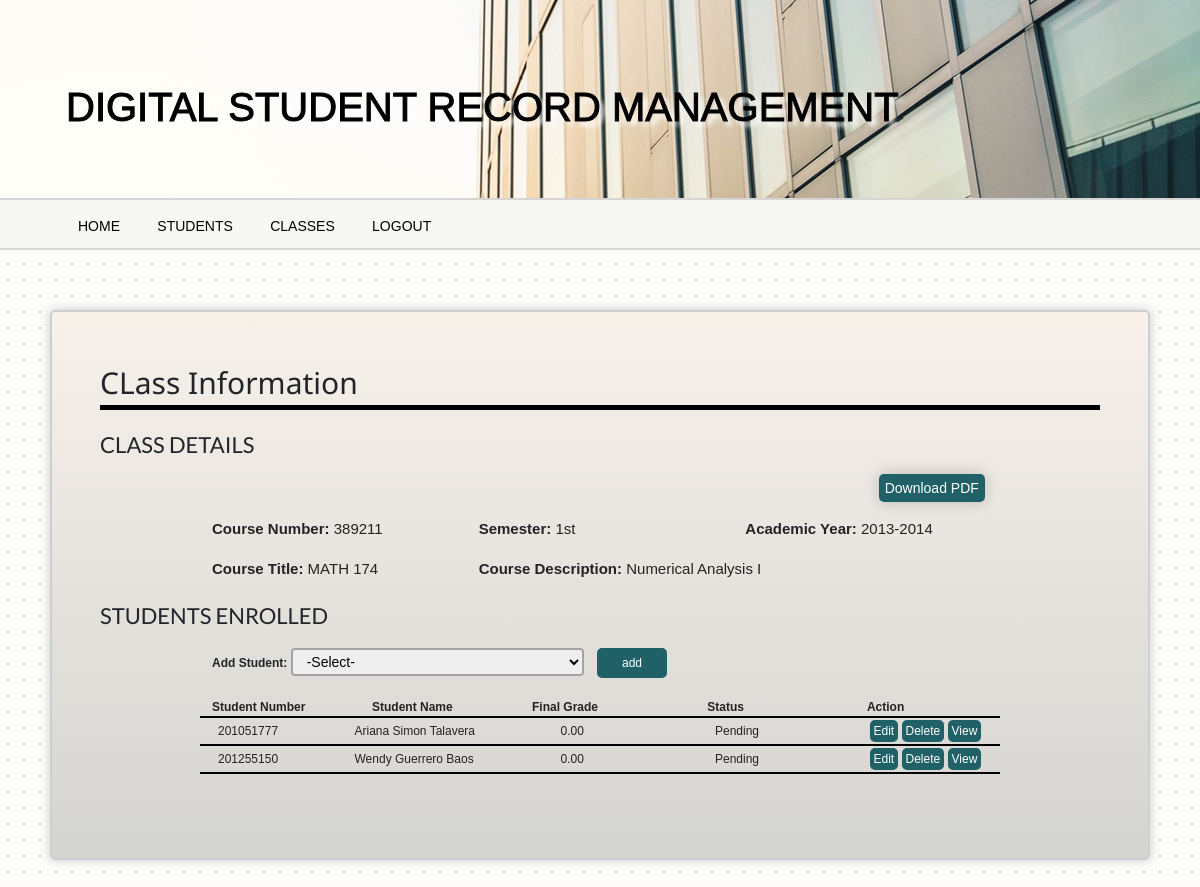
The page /DSMS/indiv_class.php?id=389211 on the database its author committed.
### tables this page shows
CREATE TABLE `class` (
  `class_id` int(11) NOT NULL,
  `course_num` int(11) NOT NULL,
  `course_description` varchar(100) DEFAULT NULL,
  `course_title` varchar(20) NOT NULL,
  `course_year` varchar(255) DEFAULT NULL,
  `course_sem` varchar(255) DEFAULT NULL
);

CREATE TABLE `enrolled` (
  `enrolled_id` int(11) NOT NULL,
  `class_id` int(11) NOT NULL,
  `stud_num` varchar(15) NOT NULL,
  `final_grade` decimal(10,2) DEFAULT NULL,
  `status` varchar(15) NOT NULL DEFAULT 'Pending',
  `course_number` int(11) DEFAULT NULL
);

CREATE TABLE `student` (
  `stud_num` varchar(15) NOT NULL,
  `degreeProg` varchar(100) NOT NULL,
  `college` varchar(100) NOT NULL,
  `f_name` varchar(30) NOT NULL,
  `m_name` varchar(30) NOT NULL,
  `l_name` varchar(20) NOT NULL,
  `sex` varchar(6) NOT NULL
);

### DSMS/indiv_class.php (the view, shortened to what this page needs)
<?php include('connection.php');
 if (isset($_GET['id'])){
    $id = $_GET['id'];
}
?>
<!DOCTYPE html>
<html lang="en">
<head>
    <link rel="stylesheet" href="style.css">
<link href="css/bootstrap5.0.1.min.css" rel="stylesheet">
<link rel="stylesheet" type="text/css" href="css/datatables-1.10.25.min.css" />
</head>
<body class="custom-body">
<div class="custom-head">
        <div class="px-3 custom-head-content mx-auto  ">
        <h1 style = "text-align: left; margin-top:60px;">DIGITAL STUDENT RECORD MANAGEMENT</h1>
        </div>
    </div>
<?php
include "header.php";
?>
<div class="py-5 custom-content mx-auto">
    <div class="custom-form-container mx-auto">
        <p class="form-title">CLass Information</p>
        <div class="line"></div>
        <br>
            <p class="field-title">CLASS DETAILS</p>
            <?php
                $sql = "SELECT * FROM `class` where course_num = $id ";
                $result = mysqli_query($con,$sql);
                if ($result->num_rows > 0) {
                    while($row = $result->fetch_assoc()) {
            ?>
            <div class="form-fields mx-auto">
                <div class="container">
                        <div class="row">
                            <div class="col-10 class-details">
                            </div>
                            <div class="col-2 class-details">
                            <a  class="dl-pdf" href="genpdf_indiv_class.php?id=<?php echo $id; ?>" target="_blank">Download PDF</a>
                            </div>
                        </div>
                </div>
                    <br>
                    <div class="container">
                        <div class="row">
                            <div class="col class-details">
                            <strong>Course Number:</strong> <?php echo $row["course_num"]; ?>
                            </div>
                            <div class="col class-details">
                            <strong>Semester:</strong> <?php echo $row["course_sem"]; ?>
                            </div>
                            <div class="col class-details">
                            <strong>Academic Year:</strong> <?php echo $row["course_year"]; ?>
                            </div>
                        </div>
                    </div>
                    <br>
                    <div class="container">
                        <div class="row">
                            <div class="col class-details">
                            <strong>Course Title:</strong> <?php echo $row["course_title"]; ?>
                            </div>
                            <div class="col-8 class-details">
                            <strong>Course Description:</strong> <?php echo $row["course_description"]; ?>
                            </div>
                        </div>
                    </div>
            </div>
                <?php
}
                }
   ?>
            <div>
            <BR>
            <p class="field-title">STUDENTS ENROLLED</p>
            <div class="form-fields mx-auto">
            <div class="container">
            <form method="POST" action="enrolled_class.php">
                    <strong>Add Student:</strong>
                    <select class="select"name="student_num" id="student_num">
                    <?php
                      $query = "SELECT *
                      FROM student
                      WHERE stud_num NOT IN
                          (SELECT stud_num
                           FROM enrolled
                           WHERE course_number =$id)";
                      $result = mysqli_query($con,$query);
                      if (mysqli_num_rows($result)> 0){
                          echo "<option value = others> -Select- </option>";
                          echo "</select>";
                      }
                  ?>
                  <input type="submit" class="btn col-t"name="submit" value = "add">
            </form>
            </div>
            </div>
        <br>
        <div class="form-fields mx-auto">
                    <div class="container class-tb-h">
                        <div class="row">
                            <div class="col class-details-h">
                            Student Number
                            </div>
                            <div class="col class-details-h">
                            Student Name
                            </div>
                            <div class="col class-details-h">
                            Final Grade
                            </div>
                            <div class="col class-details-h">
                            &emsp; Status
                            </div>
                            <div class="col class-details-h">
                            &emsp; Action
                            </div>
                        </div>
                    </div>
    <?php
    $sql = "SELECT *,enrolled.class_id as classid FROM `enrolled` left join class using(class_id)
                                    left join student using(stud_num)
                                    left join removal_grade using(stud_num, class_id)
                                    WHERE course_num=$id";
    $result = mysqli_query($con,$sql);
    if ($result->num_rows > 0) {
        while($row = $result->fetch_assoc()) {
                    $class_id = $row["classid"];
                    $sql2 = "SELECT * FROM `removal_grade` where stud_num = '$row[stud_num]' and class_id = $class_id; ";
                    $result2 = mysqli_query($con,$sql2);
    ?>
                    <div class="container class-tb-td">
                        <div class="row">
                            <div class="col class-details-td">
                            &emsp;&ensp;<?php echo $row["stud_num"]; ?>
                            </div>
                            <div class="col-3 class-details-td">
                            <?php echo $row['f_name'].' '.$row['m_name'].' '.$row['l_name']; ?>
                            </div>
                            <?php
                            if (mysqli_num_rows( $result2 )> 0){ ?>
                            <div class="col class-details-td">
                                <table>
                                    <tr>
                                    <th style="border-right:1px solid black;"> Initial </th>
                                    <th> Removal </th>
                                </tr>
                                <tr>
                                <td style="border-right:1px solid black;"><?php echo $row["initial_grade"]; ?> </td>
                                <td><?php echo $row["removal_grade"]; ?> </td>
                                </tr>
                                </table>
                                Status: <?php echo $row["removal_status"]; ?>
                                </br>
                                <!-- <a href="grade_edit.php?id=<?php echo $row['removal_id']; ?>">Update</a>
                                <a href="delete_enrolled_student.php?id=<?php echo $row['removal_id']; ?>">Remove</a> -->
                                <a class="class-a" onclick="updateRemovalGrade(<?php echo $row['removal_id']?>)">Update</a>
                          <a class="class-a" onclick="deleteRemovalGrade(<?php echo $row['removal_id']; ?>)">Remove</a>
                            </div>
                            <?php }
                         else  {  ?>
                              <div class="col class-details-td"><?php echo $row["final_grade"]; ?></div>
                            <?php
                         }  ?>
                            <div class="col class-details-td">
                            <?php echo $row["status"]; ?>
                            </div>
                            <div class="col class-details-td">
                                <a class="class-a"  onclick="getDetails(<?php echo $row['enrolled_id']; ?>)">Edit</a>
                                <a class="class-a"  onclick="deleteCourse(<?php echo $row['enrolled_id']; ?>)">Delete</a>
                                <a class="class-a" href="indiv_student.php?id=<?php echo $row['stud_num']; ?>">View</a>
                            </div>
                        </div>
                    </div>
                        <?php
                        }
                    } else {
                        echo "0 results";
                    }
                        ?>
            </div>
    </div>
<br>
<br>
</div>
<body onmousemove="reset_interval()" onclick="reset_interval()" onkeypress="reset_interval()" onscroll="reset_interval()">
</body>
</html>

### DSMS/header.php (shortened to what this page needs)
<div class="custom-navbar">
    <div class="px-3 custom-navbar-content mx-auto">
        <a class="navbar-link" href="home.php">HOME</a>
        <div class="dropdown">
            <a class=" navbar-link" href="#">STUDENTS</a>
        </div>
        <div class="dropdown">
            <a class=" navbar-link" href="#">CLASSES</a>
        </div>
    <a class="navbar-link" href="logout.php">LOGOUT</a>
    </div>
</div>

### DSMS/style.css (style rules this page uses)
* { margin:0; box-sizing: border-box; }
.custom-body { font-family: Welcome, Helvetica, sans-serif; background-color: #fdfcfa; opacity: 1; background-image: radial-gradient(#c6c6c2 0.8px, #fdfcfa 0.8px); background-size: 16px 16px; font-size: 12px; }
.custom-head-content, .custom-navbar-content,.custom-content { max-width: 1100px; }
div.custom-head { background-color: rgb(24, 25, 24); background: url(./images/header-5.jpg); background-size: auto; background-repeat: no-repeat; background-position: center; color: rgb(0, 0, 0); height: 200px; border-bottom: 2px solid rgb(215, 212, 212); max-width: 1600px; margin: auto; }
.custom-head-content { min-width: 760px; padding: 23px 0; text-shadow: 5px 5px 5px rgb(255, 255, 255); }
.custom-head-content h1 { font-size: 40px; margin-top: 20px; -webkit-text-stroke-width: 1px; -webkit-text-stroke-color: rgb(0, 0, 0); }
.custom-navbar { background-color: rgb(247, 248, 244); height: 50px; max-width: 1600px; margin: auto; border-bottom: 2px solid rgb(215, 212, 212); }
.custom-navbar-content { height: inherit; }
div.custom-navbar a.navbar-link { font-size: 14px; text-decoration: none; padding: 5px 12px; border-radius: 10px; margin-right: 10px; color:black; position: relative; top: 16px; }
.dropdown { position: relative; display: inline-block; }
.custom-content { background: rgb(212,212,209); background: linear-gradient(0deg, rgba(212,212,209,1) 0%, rgba(247,241,234,1) 100%); margin: 60px 0 60px 0 ; box-shadow: 0px 0px 10px 1px rgb(46 45 45 / 20%); border-radius: 5px; border: 2px solid #CCD0D5; }
.form-title { font-family: 'Noto Sans', sans-serif; font-size: 30px; font-weight: 400; margin-bottom: 0; }
.custom-form-container { max-width: 1000px; }
.line { height: 5px; width: 100%; background-color: #000000; }
.field-title { font-family: 'Lato', sans-serif; font-size: 22px; }
.form-fields { max-width: 800px; margin-top: 0; }
div.form-fields select.select { padding: 2px 10px; min-width: 250px; height: 28px; box-sizing: border-box; border: 2px solid rgb(165, 163, 163); border-radius: 4px; font-size: 14px; outline: none; }
div.form-fields div.class-details { font-size: 15px; color:rgb(36, 35, 35); text-align: left; }
div.form-fields div.class-details-h { font-size: 15px; color:rgb(36, 35, 35); text-align: left; font-weight: bold; font-size: 12px; }
div.form-fields div.class-details-td { font-size: 15px; color:rgb(36, 35, 35); text-align: left; font-size: 12px; }
div.form-fields div.class-tb-h { border-bottom: 2px solid black; }
div.form-fields div.class-tb-td { border-bottom: 2px solid black; padding: 4px 0; }
a.dl-pdf { border-radius: 5px; font-size: 14px; padding:6px; background-color: #206067; color:white; box-shadow: 0px 0px 16px 0px rgba(0,0,0,0.2); text-decoration: none; }
a.class-a { border-radius: 5px; font-size: 12px; padding:4px; background-color: #206067; color:white; text-decoration: none; }
input.col-t { border-radius: 5px; font-size: 12px; padding:5px; background-color: #206067; color:white; min-width:70px; text-decoration: none; margin-bottom: 2px; margin-left: 10px; }

### rows shown on the page
class: course_num "389211", course_sem "1st", course_year "2013-2014", course_title "MATH 174", course_description "Numerical Analysis I"
enrolled: stud_num "201051777", stud_num.f_name "Ariana", stud_num.m_name "Simon", stud_num.l_name "Talavera", final_grade "0.00", status "Pending"
enrolled: stud_num "201255150", stud_num.f_name "Wendy", stud_num.m_name "Guerrero", stud_num.l_name "Baos", final_grade "0.00", status "Pending"
